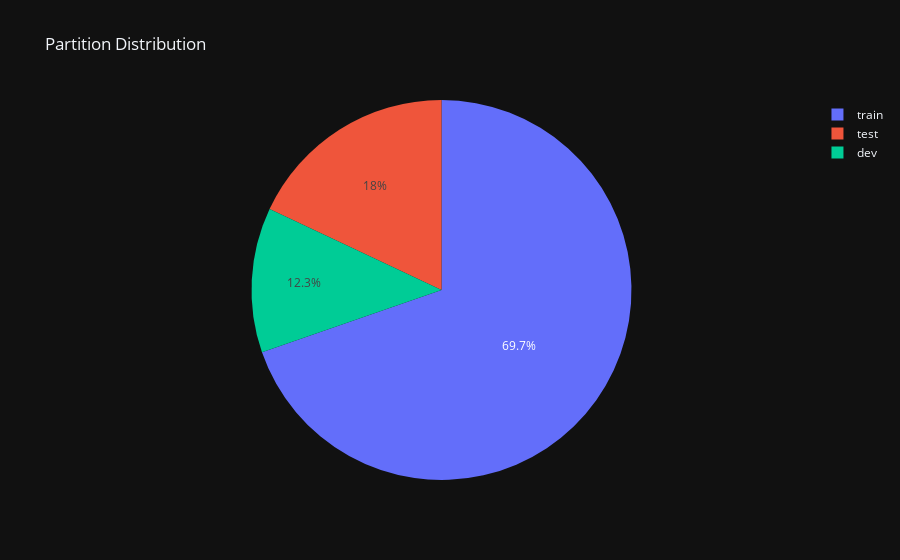

Notebook code cell kept with this figure:
### Code cell
# Plot the count of unique labels with plotly_dark template
label_counts = df['label'].value_counts()
label_fig = px.bar(label_counts, x=label_counts.index, y=label_counts.values, labels={'x':'Label', 'y':'Count'}, title='Label Distribution')
label_fig.update_layout(template="plotly_dark")

# Plot the count of unique partitions with plotly_dark template
partition_counts = df['partition'].value_counts()
partition_fig = px.bar(partition_counts, x=partition_counts.index, y=partition_counts.values, labels={'x':'Partition', 'y':'Count'}, title='Partition Distribution')
partition_fig.update_layout(template="plotly_dark")

# Create a pie chart for label distribution
label_pie_fig = px.pie(label_counts, values=label_counts.values, names=label_counts.index, title='Label Distribution')
label_pie_fig.update_layout(template="plotly_dark")

# Create a pie chart for partition distribution
partition_pie_fig = px.pie(partition_counts, values=partition_counts.values, names=partition_counts.index, title='Partition Distribution')
partition_pie_fig.update_layout(template="plotly_dark")

# Display the plots
# label_fig.show()
# partition_fig.show()
# label_pie_fig.show()
# partition_pie_fig.show()

### Figure 1 — Plotly figure (JSON) as saved in the notebook; plotly's stock layout.template omitted (floating-point values rounded to 4 significant figures)
{"data": [{"domain": {"x": [0, 1], "y": [0, 1]}, "hovertemplate": "index=%{label}<br>value=%{value}<extra></extra>", "labels": ["train", "test", "dev"], "legendgroup": "", "name": "", "showlegend": true, "type": "pie", "values": [11514, 2974, 2033]}], "layout": {"legend": {"tracegroupgap": 0}, "title": {"text": "Partition Distribution"}}}
